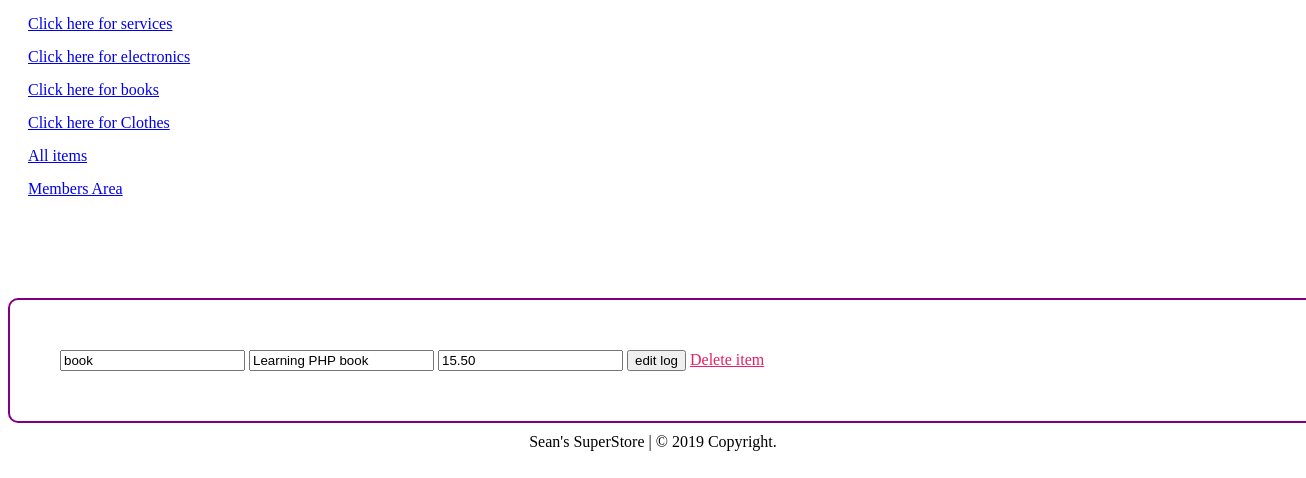
The page /code/editrow.php?editid=1059 on the database its author committed.
### tables this page shows
CREATE TABLE `itemsforsale` (
  `id` int(11) NOT NULL,
  `userid` int(11) NOT NULL,
  `itemtype` varchar(255) NOT NULL,
  `itemdescription` varchar(500) NOT NULL,
  `price` decimal(5,2) NOT NULL,
  `path` varchar(150) NOT NULL DEFAULT 'Placeholder.png',
  `available` date NOT NULL
);

### code/editrow.php (the view, shortened to what this page needs)
<?php
include('conn.php');
$editid = $conn->real_escape_string($_GET['editid']);
$readrow = "SELECT * FROM itemsforsale WHERE id='$editid'";
$result = $conn->query($readrow);
?>
<html>
<head>
	<link rel="stylesheet" href="styles.css" type="text/css">
	<link rel="stylesheet" href="//cdn.rawgit.com/necolas/normalize.css/master/normalize.css">
	<link rel="stylesheet" href="//cdn.rawgit.com/milligram/milligram/master/dist/milligram.min.css">
</head>
<body>
	<?php require_once('navbar.php'); ?>
	<div class="container">
		<div class="row">
			<form method="POST" action="editprocess.php">
				<?php
                        WHILE($row = $result->fetch_assoc()){
                        $title = $row['itemtype'];
						$itemdescription= $row['itemdescription'];
						$price= $row['price'];
                        echo "<input value='$title' name='pasttitle' placeholder='enter new category'>
								<input value='$itemdescription' name='pastdescription' placeholder='enter new description'>
								<input value='$price' name='pastprice' placeholder='enter new price'>";
                }
                ?>
				<input type="submit" class="siimple-btn" value="edit log" />
				<a class="button button-clear" style="color:#E91E63" href="deletelistingprocess.php?deleteid=<?php echo $editid;?>">Delete item</a>
			</form>
		</div>
		<div id='ftext'>
			Sean's SuperStore | &copy; <?php echo date("Y"); ?> Copyright.
		</div>
</body>
</html>

### code/styles.css (style rules this page uses)
form { width: 100%; padding: 50px; border: 2px solid purple; background: white; border-radius: 10px 10px 10px 10px; margin: 0px auto; margin-top: 100px; }
#ftext { text-align: center; padding-top: 10px; }

### rows shown on the page
itemsforsale: pasttitle "book", pastdescription "Learning PHP book", pastprice "15.50"
